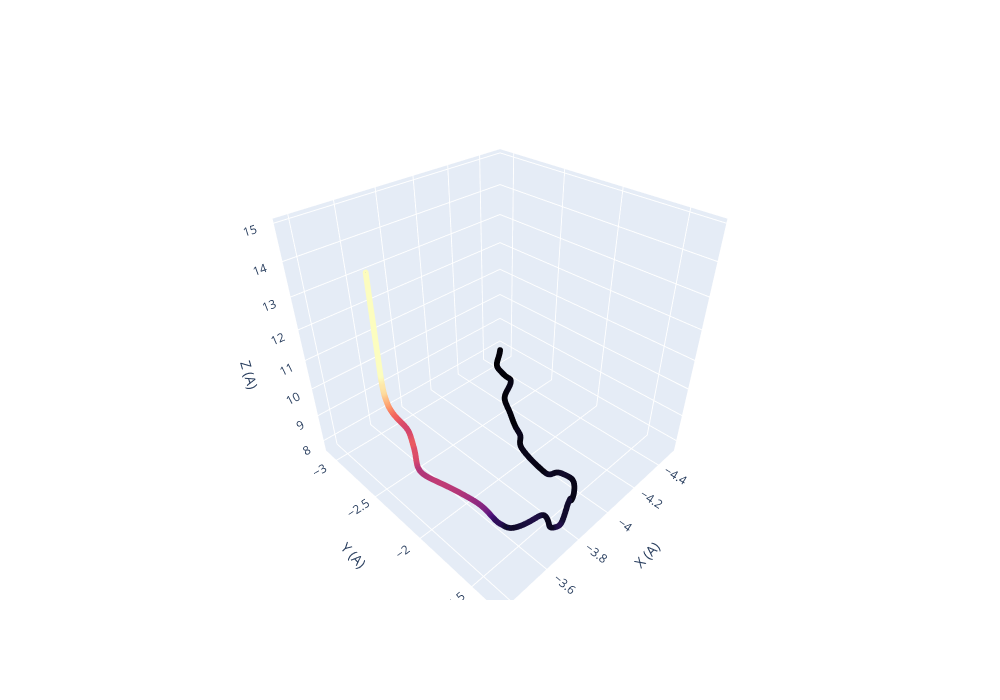

The code cell stored with this chart in its notebook:
### Code cell
fig = go.Figure(
        data=go.Scatter3d(
            x=df['x'], 
            y=df['y'], 
            z=df['z'], 
            marker=dict(
                size=2,
                color=df['KE/TE_i'],
                colorscale='magma'
                ),
            line=dict(
                color='darkblue',
                width=2
                )
            )
        )

fig.update_layout(
    width=1000, 
    height=700, 
    scene = dict( 
        xaxis_title='X (A)',
        yaxis_title='Y (A)',
        zaxis_title='Z (A)'
        ),
    margin=dict(
        r=0, 
        b=100, 
        l=0, 
        t=100
        ),
    plot_bgcolor='white'
    )

fig.show()

### Figure 1 — Plotly figure (JSON) as saved in the notebook; plotly's stock layout.template omitted (floating-point values rounded to 4 significant figures; data arrays with more than 128 entries replaced by an {"elided": "..."} marker saying what was removed)
{"data": [{"line": {"color": "darkblue", "width": 2}, "marker": {"color": {"elided": "20001 float values"}, "colorscale": [[0, "#000004"], [0.1111, "#180f3d"], [0.2222, "#440f76"], [0.3333, "#721f81"], [0.4444, "#9e2f7f"], [0.5556, "#cd4071"], [0.6667, "#f1605d"], [0.7778, "#fd9668"], [0.8889, "#feca8d"], [1, "#fcfdbf"]], "size": 2}, "type": "scatter3d", "x": {"elided": "20001 float values"}, "y": {"elided": "20001 float values"}, "z": {"elided": "20001 float values"}}], "layout": {"height": 700, "margin": {"b": 100, "l": 0, "r": 0, "t": 100}, "plot_bgcolor": "white", "scene": {"xaxis": {"title": {"text": "X (A)"}}, "yaxis": {"title": {"text": "Y (A)"}}, "zaxis": {"title": {"text": "Z (A)"}}}, "width": 1000}}
